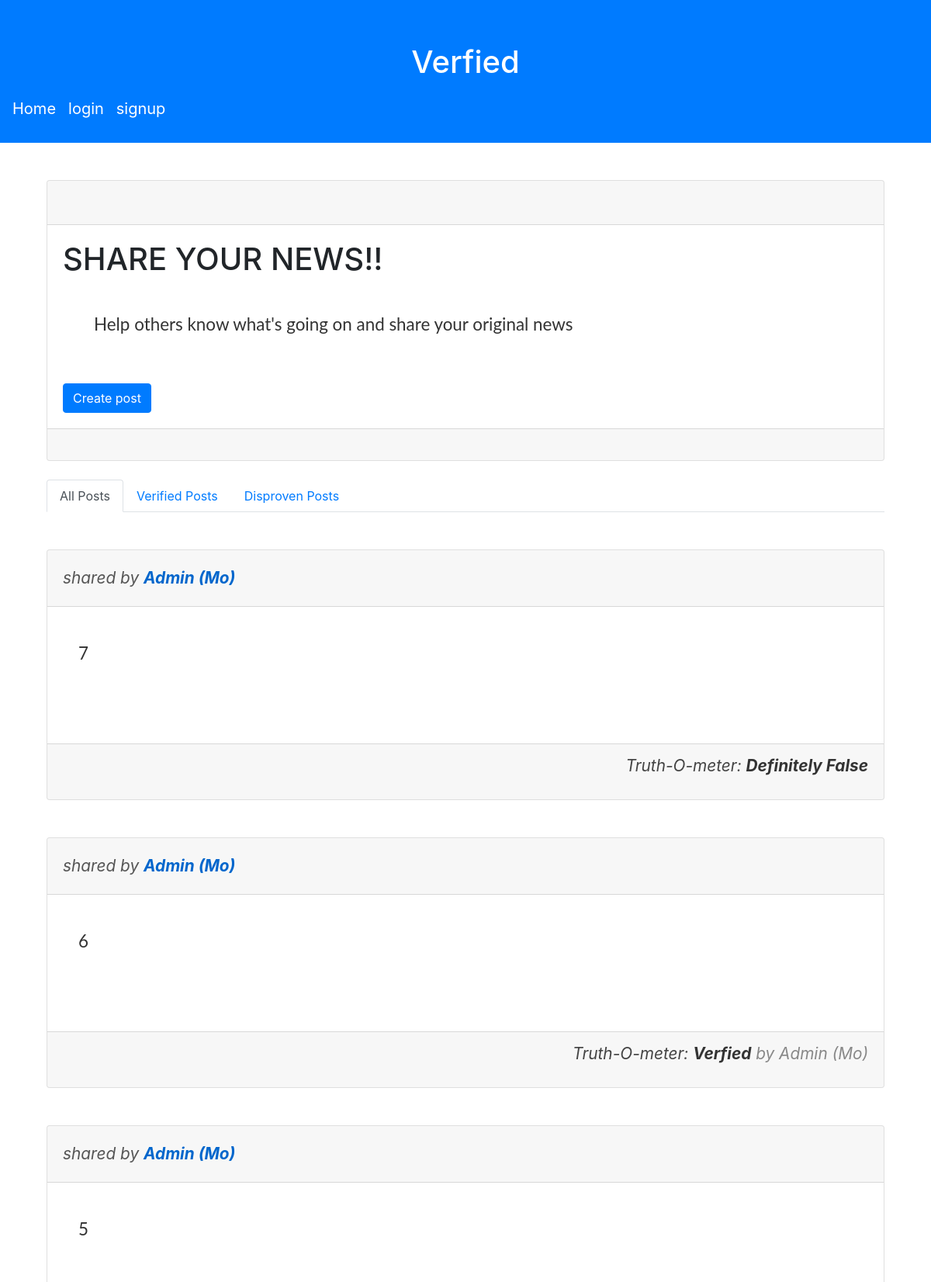
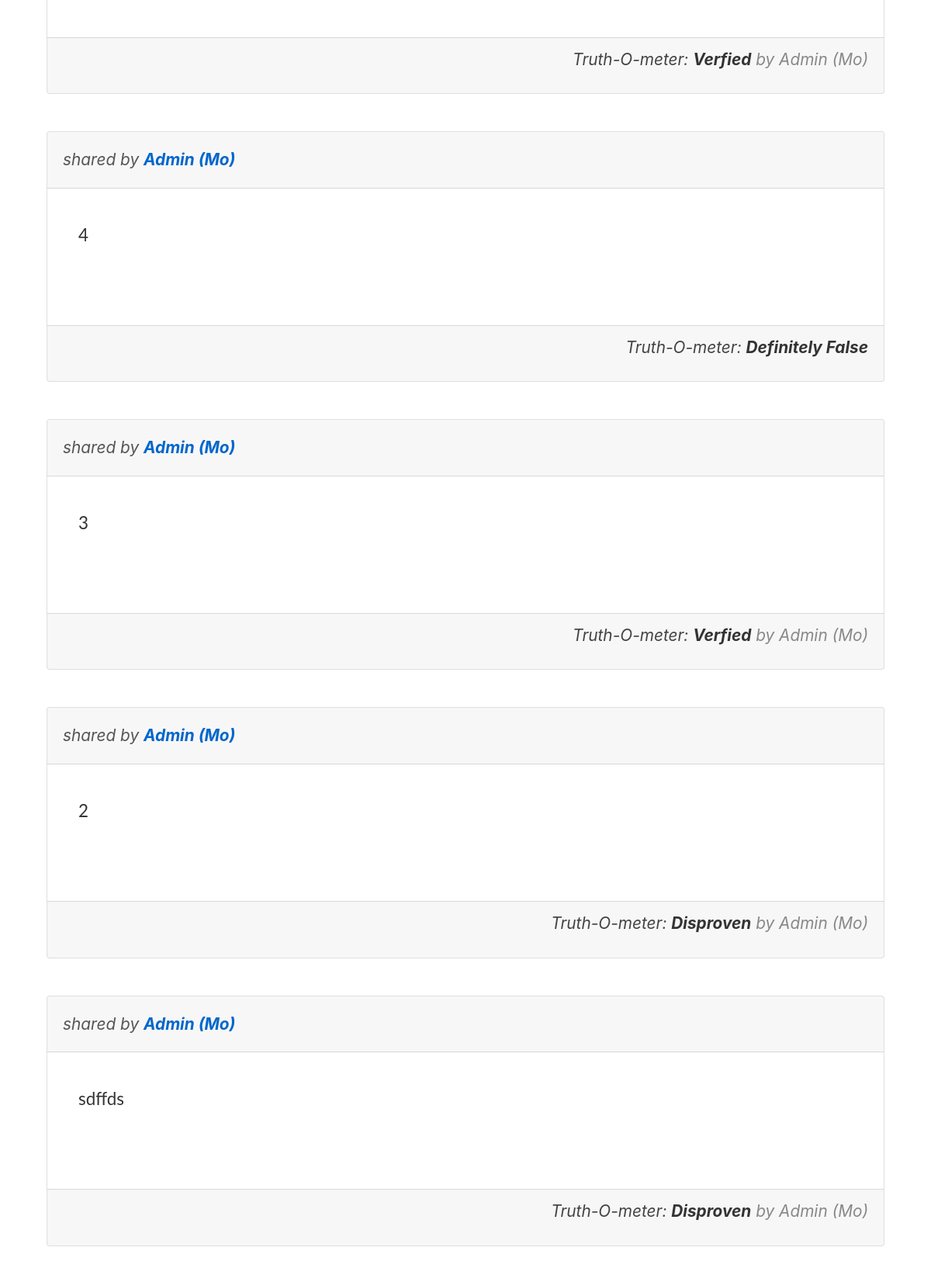
The page / (upper part) on the database its author committed (2 pictures, top to bottom).
### mainapp/models.py (models this page shows, shortened)
class Post(models.Model):
    post_id = models.BigAutoField("Post id",primary_key=True)
    account = models.ForeignKey(Account, on_delete=models.CASCADE,related_name="account")
    post_text = models.TextField("Post Text", max_length=5000)
    true_prob = models.FloatField("Prop",default = -1)
    status = models.CharField(max_length=1000,default="Processing..")
    checker = models.ForeignKey(Account,null=True, blank=True,on_delete=models.SET_NULL,related_name="checker")
    created_at = models.DateTimeField("Created at", auto_now_add = True)
    updated_at = models.DateTimeField("Updated at", auto_now = True)
    class Meta:
        verbose_name = "Post"
        ordering = ["-post_id"]
    def get_relative_time(self):
        now = datetime.now()
        past_date = self.created_at
        relative_time = DateTimeUtils.relative_datetime(past_date)[0]
        ago = " ago"
        if relative_time == "just now":
            ago =""
        return relative_time+ago

class Account(models.Model):
    user = models.OneToOneField(CustomUser, on_delete=models.CASCADE, primary_key=True)
    first_name = models.CharField("First Name", max_length=100)
    last_name = models.CharField("Last Name", max_length=100)
    date_of_birth = models.DateField("Date Of Birth",)
    gender = models.CharField("Gender", max_length=8, choices=[("MALE", "MALE"), ("FEMALE", "FEMALE")])
    city = models.CharField("City", max_length=50)
    bio = models.TextField("Bio", max_length=1000)
    last_api_call = models.DateTimeField(null=True, blank=True)
    def __str__(self):
        return self.first_name + " " + self.last_name
    def get_absolute_url(self):
        return reverse("account_detail", kwargs={"pk": self.pk})

### mainapp/views/home.py (the view)
# urls.py: path("", home.index, name="index"),
def index(request):
    nav = request.GET.get('nav', 'posts')
    if nav == 'verified':
        post_list = Post.objects.filter(status="Verfied")
    elif nav == 'disproven':
        post_list = Post.objects.filter(status="Disproven")
    else:
        post_list = Post.objects.all()
    paginator = Paginator(post_list, 10)  # Show 10 posts per page
    page_number = request.GET.get('page')
    page_obj = paginator.get_page(page_number)
    if request.headers.get('x-requested-with') == 'XMLHttpRequest':
        context = {'page_obj': page_obj}
        return render(request, 'mainapp/post/_posts_section.html', context)
    context = {
        'page_obj': page_obj,
    }
    return render(request, 'mainapp/index.html', context)

### mainapp/templates/mainapp/index.html (shortened to what this page needs)
{% extends "base.html" %}
{% load static %}
{% block style %}
<link rel="stylesheet" type="text/css" href="{% static 'mainapp/css/pagenation.css' %}">
<link rel="stylesheet" type="text/css" href="{% static 'mainapp/css/post_card.css' %}">
{% endblock style %}
{% block content %}
<div class="container mt-4">
    <div class="card mt-4">
        <div class="card-header">
        </div>
        <div class="card-body ">
            <h1 class="card-title">SHARE YOUR NEWS!!</h1>
            <p class="card-text post-create-msg">Help others know what's going on and share your original news</p>
            <a href="{%url 'create_post' %}" class="btn btn-primary">Create post</a>
        </div>
        <div class="card-footer text-body-secondary">
        </div>
    </div>
    <ul class="nav nav-tabs mt-4">
        <li class="nav-item">
            <a class="nav-link {% if not request.GET.nav or request.GET.nav == 'posts' %}active{% endif %}" href="?nav=posts">All Posts</a>
        </li>
        <li class="nav-item">
            <a class="nav-link {% if request.GET.nav == 'verified' %}active{% endif %}" href="?nav=verified">Verified Posts</a>
        </li>
        <li class="nav-item">
            <a class="nav-link {% if request.GET.nav == 'disproven' %}active{% endif %}" href="?nav=disproven">Disproven Posts</a>
        </li>
    </ul>
    <div id="posts-container" class="mt-4">
        {% include 'mainapp/post/_posts_section.html' %}
    </div>
</div>
{% endblock %}

### mainapp/templates/mainapp/post/_post_card.html (shortened to what this page needs)
<div class="card mt-5" id="post-card-{{post.post_id}}">
    <div class="card-header card-author">
        <div>
            <span class="card-title ">shared by
                <a href="{{ post.account.get_absolute_url }}" class="post-author">
                    {{ post.account.first_name }} {{ post.account.last_name }}
                </a>
            </span>
        </div>
    </div>
    <p class="card-text post-body">
        <span class="post-summary">{{ post.post_text|linebreaksbr }}</span>
        <br><a href="javascript:void(0);" class="see-more">Show more.. </i></a>
    </p>
    <div class="card-footer text-body-secondary">
        <div class="status card-author" id="post-statue-{{post.post_id}}">
                <p id="post-status" style="font-style: italic; color: #444;">
                    Truth-O-meter: <span style="font-weight: bold; color: #333;">{{ post.status }}</span>
                    {% if post.checker %}
                        <span style="color: #888;"> by <a id="checker-link" href="{{post.checker.get_absolute_url}}">{{ post.checker }}</a></span>
                    {% endif %}
                </p>
        </div>
    </div>
</div>

### mainapp/static/mainapp/css/post_card.css (style rules this page uses)
.post-summary { display: -webkit-box; -webkit-box-orient: vertical; -webkit-line-clamp: 5; display: box; box-orient: vertical; line-clamp: 5; overflow: hidden; text-overflow: ellipsis; }
.post-body { transition: all 0.3s ease-in-out; padding: 40px; font-family: 'Lato', sans-serif; border-radius: 8px; font-size: 1.4em; line-height: 1.8; color: #333; }
.card-author { font-style: italic; font-size: 1.3em; color: #555; }
.post-author { font-weight: bold; color: #0066cc; text-decoration: none; }
.status { float: right; }
.post-create-msg { padding: 40px; font-family: 'Lato', sans-serif; border-radius: 8px; font-size: 1.4em; line-height: 1.8; color: #333; }
#checker-link { color: inherit; text-decoration: none; }
.card-header { padding: 20px; display: flex; justify-content: space-between; align-items: center; }
.card-title { margin: 0; }

### rows shown on the page
Post: account.first_name "Admin", account.last_name "(Mo)", post_text "7", status "Definitely False"
Post: account.first_name "Admin", account.last_name "(Mo)", post_text "6", status "Verfied", checker "Admin (Mo)"
Post: account.first_name "Admin", account.last_name "(Mo)", post_text "5", status "Verfied", checker "Admin (Mo)"
Post: account.first_name "Admin", account.last_name "(Mo)", post_text "4", status "Definitely False"
Post: account.first_name "Admin", account.last_name "(Mo)", post_text "3", status "Verfied", checker "Admin (Mo)"
Post: account.first_name "Admin", account.last_name "(Mo)", post_text "2", status "Disproven", checker "Admin (Mo)"
Post: account.first_name "Admin", account.last_name "(Mo)", post_text "sdffds", status "Disproven", checker "Admin (Mo)"
